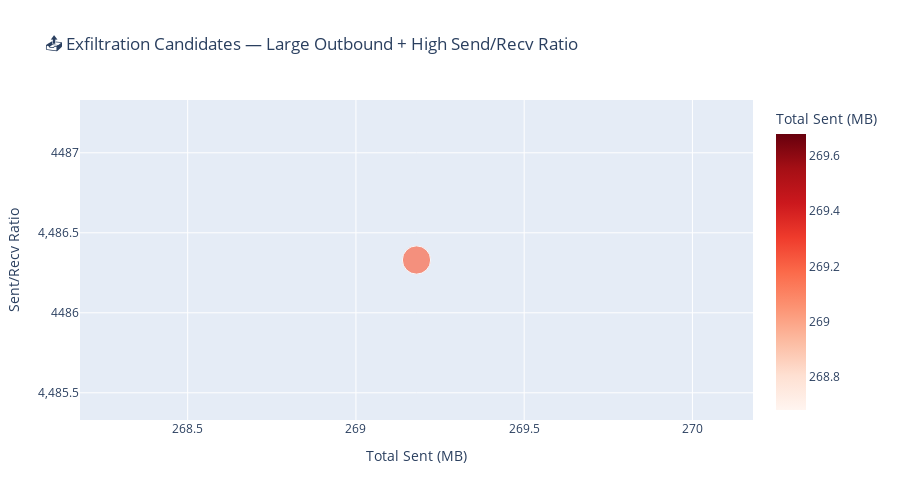

The code cell stored with this chart in its notebook:
### Markdown cell above
## 📤 Step 9: Data Exfiltration — Large Outbound Transfers

Sessions with unusually high bytes sent to **external** destinations.

### 🎯 Detection Logic:
- Filter to TRAFFIC events with external (non-RFC-1918) destinations
- Compute **Sent/Received ratio** — exfiltration shows high ratio (sending >> receiving)
- Flag transfers > 1 MB

> **🚨 Security Insight**: A high sent/receive ratio to an external IP, especially one not in your threat intelligence allowlist, is a strong exfiltration indicator.

### Code cell
# ── Exfiltration: large outbound transfers to external destinations ──────
df_exfil = (
    df_paloalto
    .filter(F.col("DeviceEventClassID") == "TRAFFIC")
    .filter(F.col("IsExternal") == True)
    .groupBy("SourceIP", "DestinationIP")
    .agg(
        F.count("*").alias("Sessions"),
        F.round(F.sum("SentBytes") / 1048576.0, 2).alias("TotalSentMB"),
        F.round(F.sum("ReceivedBytes") / 1048576.0, 2).alias("TotalRecvMB"),
        F.round(F.max("SentBytes") / 1048576.0, 2).alias("MaxSingleSentMB"),
        F.min("TimeGenerated").alias("FirstSeen"),
        F.max("TimeGenerated").alias("LastSeen"),
    )
    # Sent/Recv ratio — high = exfiltration candidate
    .withColumn("Ratio", F.when(F.col("TotalRecvMB") > 0,
                                F.round(F.col("TotalSentMB") / F.col("TotalRecvMB"), 2))
                          .otherwise(F.col("TotalSentMB")))
    .filter(F.col("TotalSentMB") > 1)
    .orderBy(F.desc("TotalSentMB"))
    .limit(20)
    .toPandas()
)

if len(df_exfil) > 0:
    df_exfil["Pair"] = df_exfil["SourceIP"] + " → " + df_exfil["DestinationIP"]

    fig = px.scatter(
        df_exfil,
        x="TotalSentMB", y="Ratio",
        size="Sessions", hover_name="Pair",
        title="📤 Exfiltration Candidates — Large Outbound + High Send/Recv Ratio",
        labels={"TotalSentMB": "Total Sent (MB)", "Ratio": "Sent/Recv Ratio"},
        color="TotalSentMB", color_continuous_scale="Reds",
    )
    fig.update_layout(width=900, height=500)
    fig.show()
    print(f"⚠️ {len(df_exfil)} potential exfiltration pair(s)")
else:
    print("🎉 No large outbound transfers found.")

### Figure 1 — Plotly figure (JSON) as saved in the notebook; plotly's stock layout.template omitted (floating-point values rounded to 4 significant figures)
{"data": [{"hovertemplate": "<b>%{hovertext}</b><br><br>Total Sent (MB)=%{marker.color}<br>Sent/Recv Ratio=%{y}<br>Sessions=%{marker.size}<extra></extra>", "hovertext": ["10.0.1.50 → 192.0.2.100"], "legendgroup": "", "marker": {"color": [269.2], "coloraxis": "coloraxis", "size": [326], "sizemode": "area", "sizeref": 0.815, "symbol": "circle"}, "mode": "markers", "name": "", "orientation": "v", "showlegend": false, "type": "scatter", "x": [269.2], "xaxis": "x", "y": [4486.0], "yaxis": "y"}], "layout": {"coloraxis": {"colorbar": {"title": {"text": "Total Sent (MB)"}}, "colorscale": [[0, "rgb(255,245,240)"], [0.125, "rgb(254,224,210)"], [0.25, "rgb(252,187,161)"], [0.375, "rgb(252,146,114)"], [0.5, "rgb(251,106,74)"], [0.625, "rgb(239,59,44)"], [0.75, "rgb(203,24,29)"], [0.875, "rgb(165,15,21)"], [1, "rgb(103,0,13)"]]}, "height": 500, "legend": {"itemsizing": "constant", "tracegroupgap": 0}, "title": {"text": "📤 Exfiltration Candidates — Large Outbound + High Send/Recv Ratio"}, "width": 900, "xaxis": {"anchor": "y", "domain": [0, 1], "title": {"text": "Total Sent (MB)"}}, "yaxis": {"anchor": "x", "domain": [0, 1], "title": {"text": "Sent/Recv Ratio"}}}}
